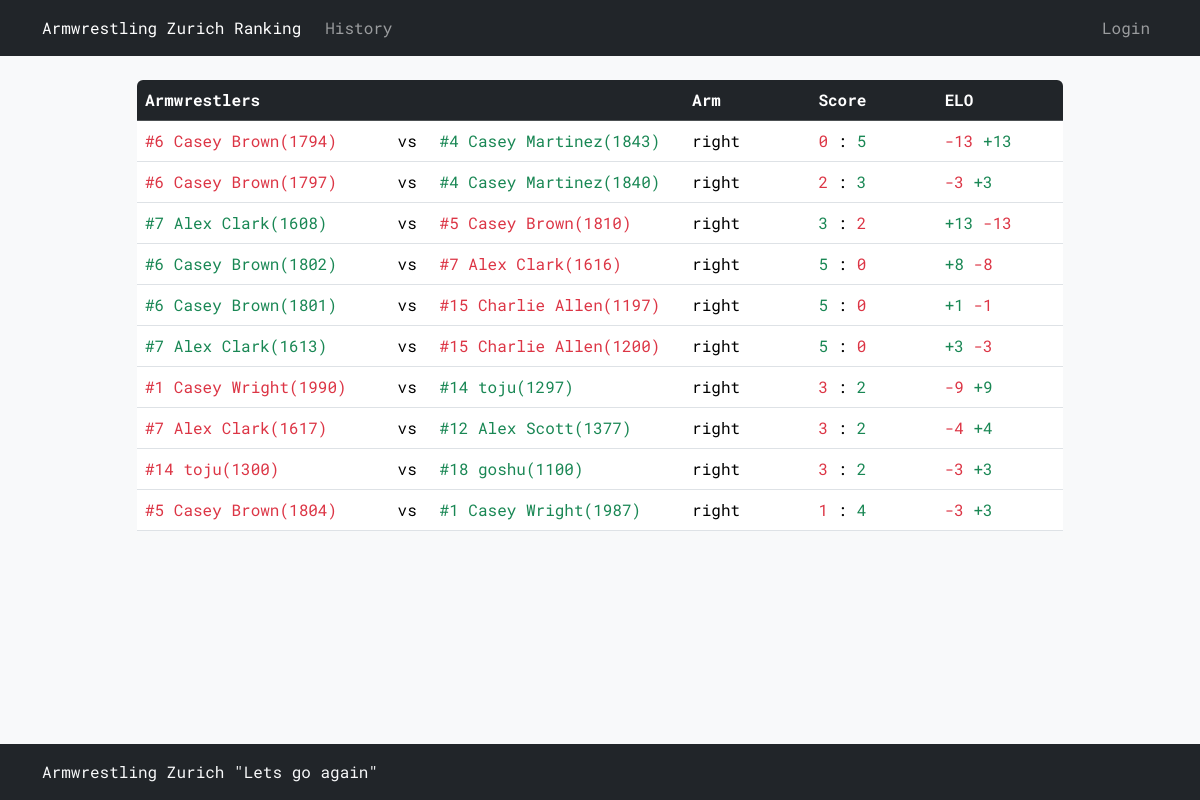
The app's page /history with its own data.
### tables this page shows
CREATE TABLE history (
    id INTEGER PRIMARY KEY AUTOINCREMENT,
    armwrestler1_name TEXT NOT NULL,
    armwrestler2_name TEXT NOT NULL,
    arm TEXT NOT NULL CHECK (arm IN ('right', 'left')),
    armwrestler1_rank INTEGER NOT NULL,
    armwrestler2_rank INTEGER NOT NULL,
    armwrestler1_elo INTEGER NOT NULL,
    armwrestler2_elo INTEGER NOT NULL,
    armwrestler1_score INTEGER NOT NULL,
    armwrestler2_score INTEGER NOT NULL,
    armwrestler1_elo_diff INTEGER NOT NULL,
    armwrestler2_elo_diff INTEGER NOT NULL,
    date DATETIME DEFAULT CURRENT_TIMESTAMP,
    FOREIGN KEY (armwrestler1_name) REFERENCES armwrestlers(name),
    FOREIGN KEY (armwrestler2_name) REFERENCES armwrestlers(name)
);

### armelo_app.py (the view)
@app.route("/history")
def history():
    history = db_execute('SELECT * FROM history ORDER BY id DESC LIMIT 20')
    colors = []
    for record in history:
        armwrestler_1_diff, armwrestler_2_diff = record[10], record[11]
        armwrestler_1_diff, armwrestler_1_color = (f"+{armwrestler_1_diff}", "text-success") if armwrestler_1_diff > 0 else ((str(armwrestler_1_diff), "text-danger") if armwrestler_1_diff < 0 else ("0", "text-secondary"))
        armwrestler_2_diff, armwrestler_2_color = (f"+{armwrestler_2_diff}", "text-success") if armwrestler_2_diff > 0 else ((str(armwrestler_2_diff), "text-danger") if armwrestler_2_diff < 0 else ("0", "text-secondary"))
        colors.append((armwrestler_1_color, armwrestler_2_color, armwrestler_1_diff, armwrestler_2_diff))
    return render_template('history.html', history=history, colors=colors)

### armelo_app.py (called while the page is built)
def get_db():
    db = getattr(g, '_database', None)
    if db is None:
        db = g._database = sqlite3.connect(DATABASE)
    return db

def db_execute(query, *args):
    db = get_db()
    cur = db.cursor()
    cur.execute(query, args)
    if query.strip().upper().startswith("SELECT"):
        rv = cur.fetchall()
        cur.close()
        return rv
    else:
        db.commit()
        cur.close()

@app.context_processor
def inject_user():
    username = session.get('username')
    return dict(username=username)

### templates/history.html (shortened to what this page needs)
{% extends "layout.html" %}
{% block content %}
<div class="table-responsive rounded">
    <table class="table">
        <thead class="table-dark">
            <tr>
                <th style="width: 20%;">Armwrestlers</th>
                <th style="width: 2%;"></th>
                <th style="width: 20%;"></th>
                <th class='ms-auto' style="width: 10%;">Arm</th>
                <th class='ms-auto' style="width: 10%;">Score</th>
                <th class='ms-auto' style="width: 10%;">ELO</th>
            </tr>
        </thead>
        <tbody>
            {% for record in history %}
            <tr>
                <td style="width: 20%;"><span class="{{ colors[loop.index - 1][0] }}">#{{ record[4] }} {{ record[1] }}({{ record[6] }})</span></td>
                <td style="width: 2%;"> vs </td>
                <td style="width: 20%;"><span class="{{ colors[loop.index - 1][1] }}">#{{ record[5] }} {{ record[2] }}({{ record[7] }})</span></td>
                <td class='ms-auto' style="width: 10%;">{{ record[3] }}</td>
                <td class='ms-auto' style="width: 10%;"><span class="{{ colors[loop.index - 1][0] }}">{{ record[8] }}</span> : <span class="{{ colors[loop.index - 1][1] }}">{{ record[9] }}</span></td>
                <td class='ms-auto' style="width: 10%;"><span class="{{ colors[loop.index - 1][0] }}">{{ colors[loop.index - 1][2] }}</span> <span class="{{ colors[loop.index - 1][1] }}">{{ colors[loop.index - 1][3] }}</span></td>
            </tr>
            {% endfor %}
        </tbody>
    </table>
</div>
{% endblock %}

### static/styles.css (style rules this page uses)
* { font-family: 'Roboto Mono', monospace; }
html, body { height: 100%; }
body { display: flex; flex-direction: column; }

### records on screen
history: armwrestler1_rank "6", armwrestler1_name "Casey Brown", armwrestler1_elo "1794", armwrestler2_rank "4", armwrestler2_name "Casey Martinez", armwrestler2_elo "1843", arm "right", armwrestler1_score "0", armwrestler2_score "5", armwrestler1_elo_diff "-13", colors "+13"
history: armwrestler1_rank "6", armwrestler1_name "Casey Brown", armwrestler1_elo "1797", armwrestler2_rank "4", armwrestler2_name "Casey Martinez", armwrestler2_elo "1840", arm "right", armwrestler1_score "2", armwrestler2_score "3", armwrestler1_elo_diff "-3", colors "+3"
history: armwrestler1_rank "7", armwrestler1_name "Alex Clark", armwrestler1_elo "1608", armwrestler2_rank "5", armwrestler2_name "Casey Brown", armwrestler2_elo "1810", arm "right", armwrestler1_score "3", armwrestler2_score "2", colors "+13", armwrestler2_elo_diff "-13"
history: armwrestler1_rank "6", armwrestler1_name "Casey Brown", armwrestler1_elo "1802", armwrestler2_rank "7", armwrestler2_name "Alex Clark", armwrestler2_elo "1616", arm "right", armwrestler1_score "5", armwrestler2_score "0", colors "+8", armwrestler2_elo_diff "-8"
history: armwrestler1_rank "6", armwrestler1_name "Casey Brown", armwrestler1_elo "1801", armwrestler2_rank "15", armwrestler2_name "Charlie Allen", armwrestler2_elo "1197", arm "right", armwrestler1_score "5", armwrestler2_score "0", colors "+1", armwrestler2_elo_diff "-1"
history: armwrestler1_rank "7", armwrestler1_name "Alex Clark", armwrestler1_elo "1613", armwrestler2_rank "15", armwrestler2_name "Charlie Allen", armwrestler2_elo "1200", arm "right", armwrestler1_score "5", armwrestler2_score "0", colors "+3", armwrestler2_elo_diff "-3"
history: armwrestler1_rank "1", armwrestler1_name "Casey Wright", armwrestler1_elo "1990", armwrestler2_rank "14", armwrestler2_name "toju", armwrestler2_elo "1297", arm "right", armwrestler1_score "3", armwrestler2_score "2", armwrestler1_elo_diff "-9", colors "+9"
history: armwrestler1_rank "7", armwrestler1_name "Alex Clark", armwrestler1_elo "1617", armwrestler2_rank "12", armwrestler2_name "Alex Scott", armwrestler2_elo "1377", arm "right", armwrestler1_score "3", armwrestler2_score "2", armwrestler1_elo_diff "-4", colors "+4"
history: armwrestler1_rank "14", armwrestler1_name "toju", armwrestler1_elo "1300", armwrestler2_rank "18", armwrestler2_name "goshu", armwrestler2_elo "1100", arm "right", armwrestler1_score "3", armwrestler2_score "2", armwrestler1_elo_diff "-3", colors "+3"
history: armwrestler1_rank "5", armwrestler1_name "Casey Brown", armwrestler1_elo "1804", armwrestler2_rank "1", armwrestler2_name "Casey Wright", armwrestler2_elo "1987", arm "right", armwrestler1_score "1", armwrestler2_score "4", armwrestler1_elo_diff "-3", colors "+3"
